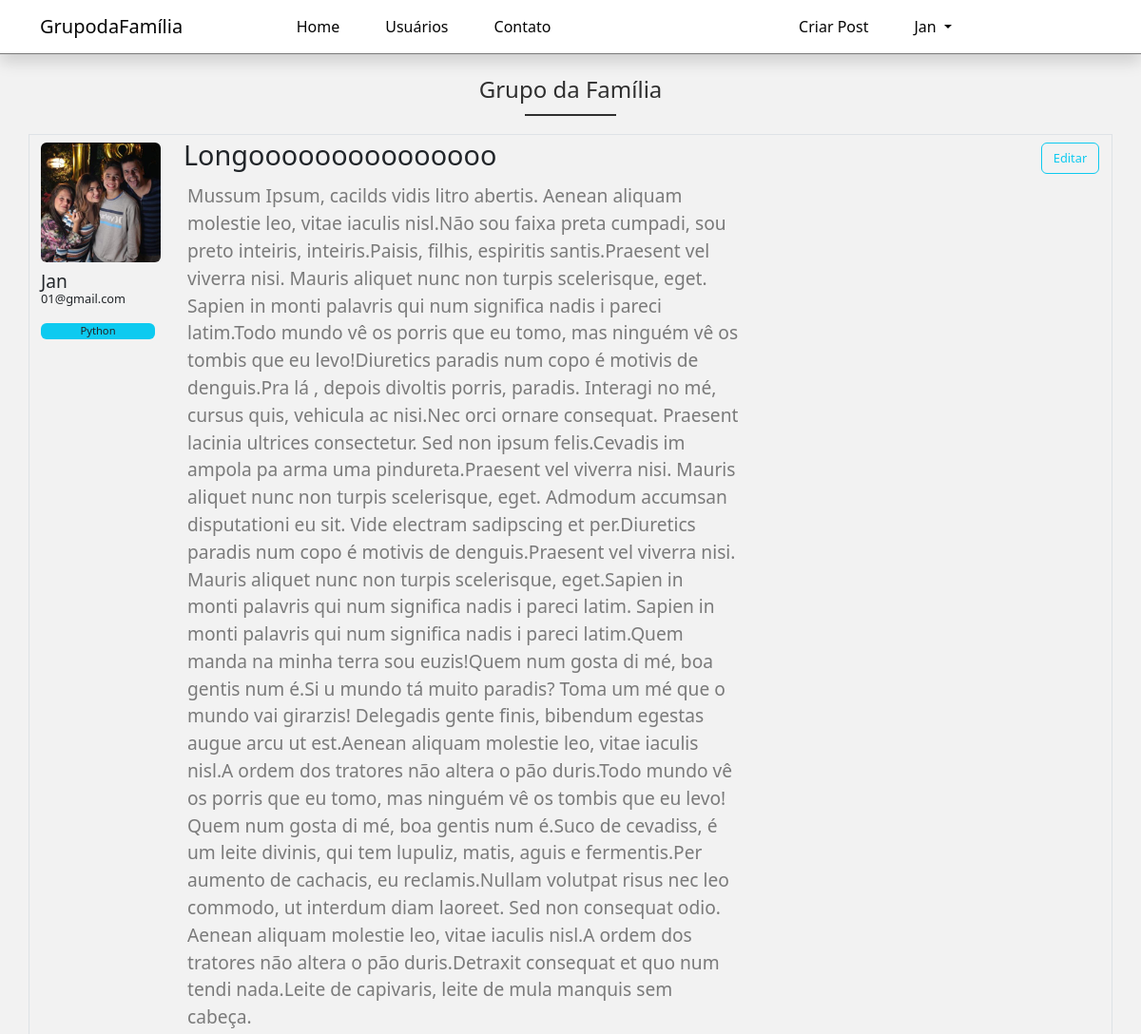
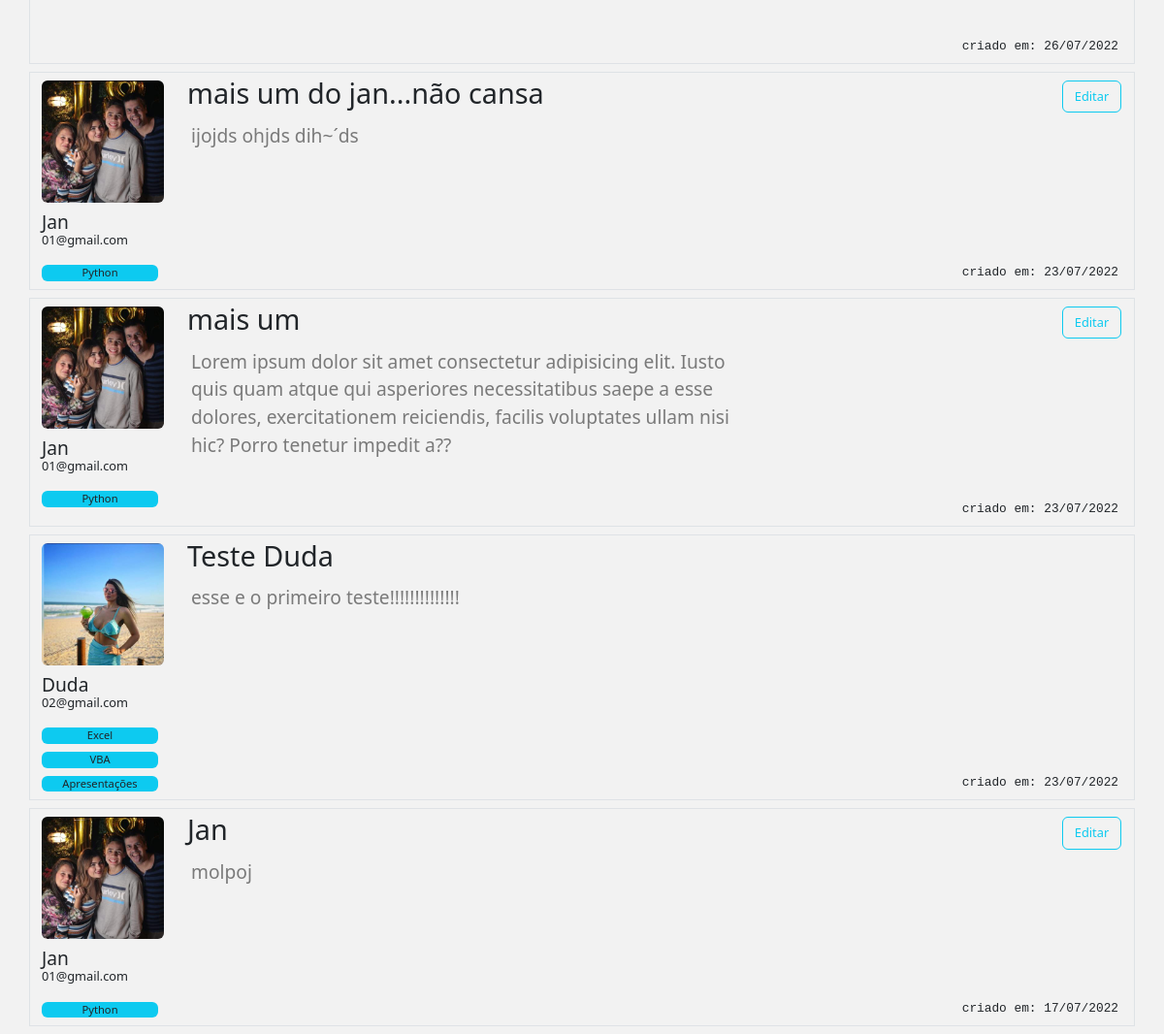
/ (signed in), run on the app's committed database (2 pictures, top to bottom).
### dafamilia/models.py (models this page shows, shortened)
class Usuario(database.Model, UserMixin):
    id = database.Column(database.Integer, primary_key=True)
    username = database.Column(database.String, nullable=False)
    email = database.Column(database.String, nullable=False, unique=True)
    senha = database.Column(database.String, nullable=False)
    foto_perfil = database.Column(database.String, default='default.jpg')
    posts = database.relationship('Post', backref='autor', lazy=True)
    cursos = database.Column(database.String, nullable=False, default='Não Informado')

class Post(database.Model):
    id = database.Column(database.Integer, primary_key=True)
    titulo = database.Column(database.Integer, nullable=False)
    corpo = database.Column(database.Text, nullable=False)
    data_criacao = database.Column(
        database.DateTime, nullable=False, default=datetime.utcnow)
    id_usuario = database.Column(
        database.Integer, database.ForeignKey('usuario.id'), nullable=False)

### dafamilia/routes.py (the view)
@app.route('/')
def home():
    posts = Post.query.order_by(Post.id.desc())
    return render_template('home.html', posts=posts)

### dafamilia/models.py (called while the page is built)
@login_manager.user_loader
def load_usuario(id_usuario):
    return Usuario.query.get(int(id_usuario))

### dafamilia/templates/home.html (shortened to what this page needs)
{% extends 'base.html' %}
{% block body %}
    <h1 class="page-h1">Grupo da Família</h1>
    <div class="container">
        {% for post in posts %}
            <div class="row border mb-2 post">
                <div class="col-4 autor-info mt-2">
                    <img class="img-fluid mb-2 rounded" src="{{ url_for('static', filename='fotos_perfil/{}'.format(post.autor.foto_perfil)) }}" >
                    <h3 class="autor-name">{{ post.autor.username }}</h3>
                    <address class="autor-email">{{post.autor.email}}</address>
                    <div class="cursos">
                        {% for curso in post.autor.cursos.split(';') %}
                            <span class="curso rounded">{{ curso }}</span>
                        {% endfor %}
                    </div>
                </div>
                <div class="col-8 post-info mt-1">
                    <div class="post-titulo d-flex justify-content-between">
                        <h3>{{ post.titulo }}</h3>
                        {% if post.autor.username == current_user.username %}
                            <a  href="{{ url_for('exibir_post', post_id=post.id)+ '#scrollspyform_editarpost' }}"><button type="button" class="btn btn-outline-info">Editar</button></a>
                        {% endif %}
                    </div>
                    <div class="post-corpo">
                        <p class="d-flex justify-content-start p-1 secondary-color">{{ post.corpo }}</p>
                    </div>
                    <div class="post-data-criacao mt-5 mb-0 p-0">
                        <span>criado em: {{ post.data_criacao.strftime('%d/%m/%Y') }}</span>
                    </div>
                </div>
            </div>
        {% endfor %}
    </div>
{% endblock %}

### dafamilia/templates/navbar.html (shortened to what this page needs)
   <nav class="navbar navbar-expand-lg fixed-top bg-primary-color shadow" id="navbar">
        <div class="container">
			<a class="navbar-brand primary-color" href="{{ url_for('home') }}">GrupodaFamília</a>
            <div class="collapse navbar-collapse" id="navbar-items">
                <ul class="navbar-nav me-auto mb-2 mb-lg-0">
                    <li class="nav-item">
						<a class="nav-link primary-color" href="{{ url_for('home') }}">Home</a>
					</li>
                    <li class="nav-item">
						<a class="nav-link primary-color" href="{{ url_for('usuarios') }}">Usuários</a>
					</li>
                    <li class="nav-item">
						<a class="nav-link primary-color" href="{{ url_for('contato') }}">Contato</a>
					</li>
				</ul>
				<ul class="navbar-nav d-flex">
					{% if current_user.is_authenticated %}
						<li class="nav-item">
							<a class="nav-link primary-color login" href="{{ url_for('criar_post') }}">Criar Post</a>
						</li>
						<li class="nav-item dropdown">
							<a class="nav-link  primary-color dropdown-toggle" href="#" id="navbarDropdownMenuLink" role="button" data-bs-toggle="dropdown" aria-expanded="false">
								{{ current_user.username}}
							</a>
						</li>
					{% endif %}
				</ul>
            </div>
        </div>
    </nav>

### dafamilia/static/main.css (style rules this page uses)
html, .root { font-family: 'Roboto', sans-serif; font-size: 16px; line-height: 21px; }
body { background-color: #f2f2f2; }
.bg-primary-color { background-color: #fff; }
.primary-color { color: #050505; }
.secondary-color { color: #7a7a7a; }
.page-h1 { display: flex; justify-content: center; margin: 5rem 0 2rem; color: #2f2f2f; font-size: 1.5rem; font-weight: 500; position:relative; }
.page-h1::after { width: 6rem; border-bottom: 2px solid #2f2f2f; content: ''; position: absolute; top: 2.5rem; }
#navbar { border-bottom: 1px solid #7a7a7a; box-shadow: 2px 2px 2px 1px rgba(0, 0, 0, 0.1); font-weight: 500; font-size: 1rem; margin-bottom: 3rem; min-width: 1vh; }
.navbar-brand { display: flex; }
#navbar-items .navbar-nav { display: flex; justify-content: center; width: 100%; }
#navbar-items .nav-item { margin: 0 1em; }
.post { position: relative; }
.autor-info { max-width: 150px; display: flex; flex-direction: column; }
.autor-name { font-size: 1.2rem; }
.autor-email { font-size: 0.8rem; margin-top: -10px; }
.cursos { width: 120px; display: flex; flex-direction: row; flex-wrap: wrap; }
.curso { min-width: 100%; font-size: 0.7rem; background: #0DCAF0; text-align: center; margin-bottom: 0.5rem; }
.post-info { display: flex; flex-direction: column; }
.post-titulo { font-size: 1.8rem; }
.post-titulo h3 { font-size: 1.8rem; max-width: 80%; }
.post-titulo button { font-size: 0.8rem; position: absolute; top: 0.5rem; right: 0.8rem; }
.post-corpo { font-size: 1.2rem; max-width: 80%; }
.post-data-criacao { font-family: monospace; font-size: 0.8rem; }
.post-data-criacao span { position: absolute; bottom: 0.5rem; right: 1rem; }

### data on the page
Usuario: username "Jan", cursos "Python"
Post: foto_perfil (picture), autor.username "Jan", autor.email "01@gmail.com", titulo "Longooooooooooooooo", corpo "Mussum Ipsum, cacilds vidis litro abertis. Aenean aliquam molestie leo, vitae iaculis nisl.Não sou faixa preta cumpadi, sou preto inteiris, inteiris.Paisis, filhis, espiritis santis.Praesent vel viverra nisi. Mauris aliquet nunc non turpis scelerisque, eget. Sapien in monti palavris qui num significa nadis i pareci latim.Todo mundo vê os porris que eu tomo, mas ninguém vê os tombis que eu levo!Diuretics paradis num copo é motivis de denguis.Pra lá , depois divoltis porris, paradis. Interagi no mé, cursus quis, vehicula ac nisi.Nec orci ornare consequat. Praesent lacinia ultrices consectetur. Sed non ipsum felis.Cevadis im ampola pa arma uma pindureta.Praesent vel viverra nisi. Mauris…", data_criacao "26/07/2022"
Post: foto_perfil (picture), autor.username "Jan", autor.email "01@gmail.com", titulo "mais um do jan...não cansa", corpo "ijojds ohjds dih~´ds", data_criacao "23/07/2022"
Post: foto_perfil (picture), autor.username "Jan", autor.email "01@gmail.com", titulo "mais um", corpo "Lorem ipsum dolor sit amet consectetur adipisicing elit. Iusto quis quam atque qui asperiores necessitatibus saepe a esse dolores, exercitationem reiciendis, facilis voluptates ullam nisi hic? Porro tenetur impedit a??", data_criacao "23/07/2022"
Post: foto_perfil (picture), autor.username "Duda", autor.email "02@gmail.com", curso "Excel" "VBA" "Apresentações", titulo "Teste Duda", corpo "esse e o primeiro teste!!!!!!!!!!!!!!", data_criacao "23/07/2022"
Post: foto_perfil (picture), autor.username "Jan", autor.email "01@gmail.com", titulo "Jan", corpo "molpoj", data_criacao "17/07/2022"
